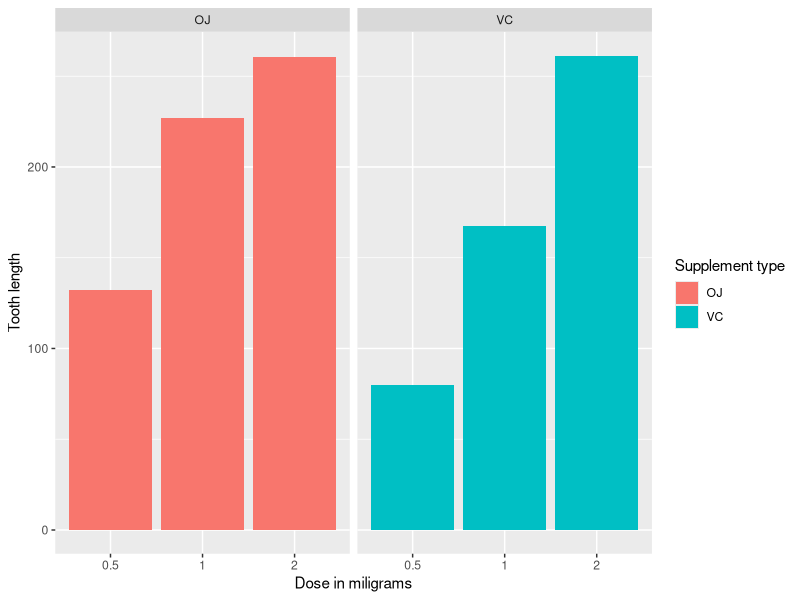
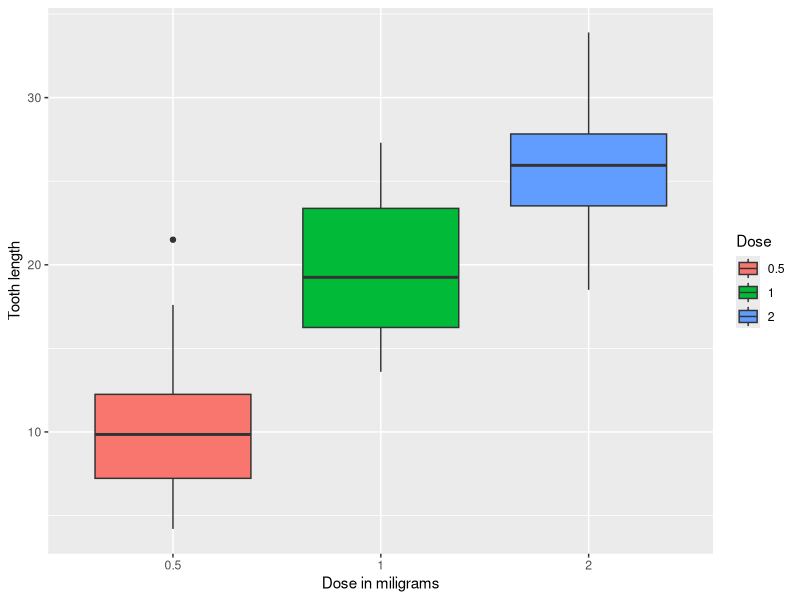

Here is the R script that generated these plots, in order:
## ---- chunk 1
knitr::opts_chunk$set(echo = TRUE)
## ---- chunk 2
library(datasets)
x <- ToothGrowth
# convert dose to factor
x$dose <- as.factor(x$dose)
## ---- chunk 3
str(x)
## ---- chunk 4
table(x$dose, x$supp)
## ---- chunk 5
library(ggplot2)
ggplot(data=x, aes(x=dose, y=len, fill=supp)) + geom_bar(stat="identity",) + facet_grid(. ~ supp) + xlab("Dose in miligrams") + ylab("Tooth length") + guides(fill=guide_legend(title="Supplement type"))
## ---- chunk 6

ggplot(aes(x=dose, y=len), data=x) + geom_boxplot(aes(fill=dose)) + xlab("Dose in miligrams") + ylab("Tooth length") + guides(fill=guide_legend(title="Dose"))

## ---- chunk 7
summary(x)
## ---- chunk 8
t.test(len ~ supp, data = x)
## ---- chunk 9
# three groups as per dose level pairs
x.doses_0.5_1.0 <- subset (x, dose %in% c(0.5, 1.0)) 
x.doses_0.5_2.0 <- subset (x, dose %in% c(0.5, 2.0)) 
x.doses_1.0_2.0 <- subset (x, dose %in% c(1.0, 2.0)) 
## ---- chunk 10
# Check for dose levels (0.5, 1.0)
t.test(len ~ dose, data = x.doses_0.5_1.0)
## ---- chunk 11
# Check for dose levels (0.5, 2.0)
t.test(len ~ dose, data = x.doses_0.5_2.0)
## ---- chunk 12
# Check for dose levels (1.0, 2.0)
t.test(len ~ dose, data = x.doses_1.0_2.0)
